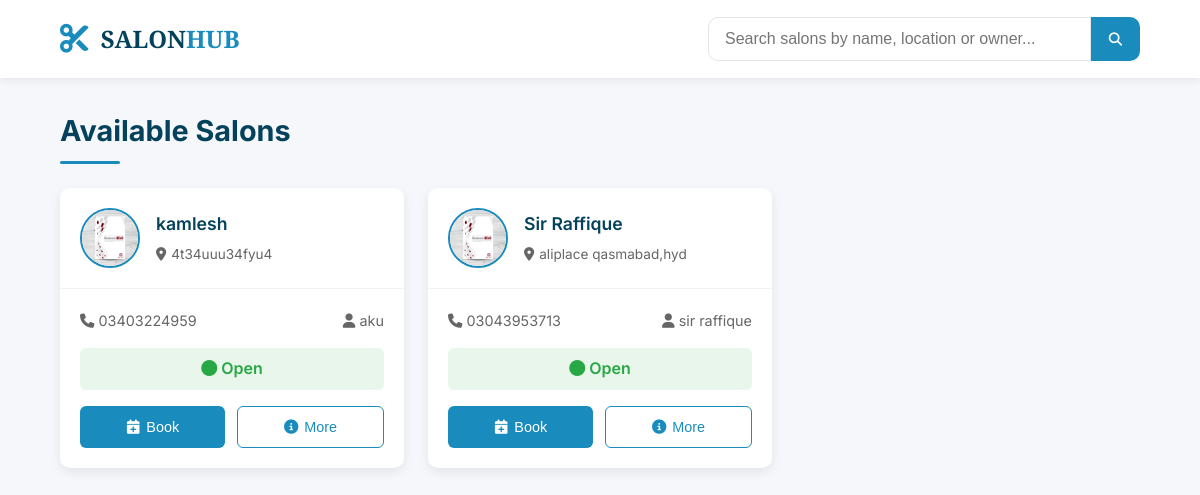
The app's page /user/index.php with its own data.
### tables this page shows
CREATE TABLE `register_shop` (
  `id` int(11) NOT NULL,
  `shop_name` varchar(255) DEFAULT NULL,
  `shop_logo` varchar(255) DEFAULT NULL,
  `shop_address` text DEFAULT NULL,
  `shop_description` text DEFAULT NULL,
  `shop_images` text DEFAULT NULL,
  `owner_name` varchar(255) DEFAULT NULL,
  `owner_photo` varchar(255) DEFAULT NULL,
  `staff_info` text DEFAULT NULL,
  `staff_photos` text DEFAULT NULL,
  `contact_number` varchar(20) DEFAULT NULL,
  `whatsapp_number` varchar(20) DEFAULT NULL,
  `cnic` varchar(20) DEFAULT NULL,
  `email` varchar(255) DEFAULT NULL,
  `latitude` varchar(50) DEFAULT NULL,
  `longitude` varchar(50) DEFAULT NULL,
  `payment_proof` varchar(255) DEFAULT NULL,
  `transaction_id` varchar(255) DEFAULT NULL,
  `created_at` timestamp NOT NULL DEFAULT current_timestamp(),
  `status` enum('pending','approved','rejected') NOT NULL DEFAULT 'pending',
  `admin_notes` text DEFAULT NULL,
  `processed_at` datetime DEFAULT NULL
);

CREATE TABLE `vendor_accounts` (
  `id` int(11) NOT NULL,
  `shop_id` int(11) NOT NULL,
  `username` varchar(50) NOT NULL,
  `password` varchar(255) NOT NULL,
  `created_at` timestamp NOT NULL DEFAULT current_timestamp(),
  `account_date` date NOT NULL,
  `cnic` varchar(15) NOT NULL,
  `shop_status` enum('open','closed') NOT NULL DEFAULT 'closed',
  `status` enum('working','blocked') NOT NULL DEFAULT 'working'
);

### user/index.php (the view, shortened to what this page needs)
<?php
class Database {
    private $host = 'localhost';
    private $user = 'root';
    private $password = '';
    private $dbname = 'saloon';
    private $conn;
    public function __construct() {
        $this->conn = new mysqli($this->host, $this->user, $this->password, $this->dbname);
    }
    public function query($sql, $params = []) {
        $stmt = $this->conn->prepare($sql);
        $stmt->execute();
        return $stmt;
    }
    public function fetchAll($sql, $params = []) {
        $stmt = $this->query($sql, $params);
        $result = $stmt->get_result();
        return $result->fetch_all(MYSQLI_ASSOC);
    }
}
$db = new Database();
$searchTerm = isset($_GET['search']) ? $_GET['search'] : '';
if ($searchTerm) {
    $searchTerm = "%$searchTerm%";
    $shops = $db->fetchAll("SELECT rs.*, va.shop_status FROM register_shop rs
                           JOIN vendor_accounts va ON rs.cnic = va.cnic
                           WHERE va.status = 'working'
                           AND (rs.shop_name LIKE ? OR rs.shop_address LIKE ? OR rs.owner_name LIKE ?)
                           ORDER BY rs.shop_name ASC",
                          [$searchTerm, $searchTerm, $searchTerm]);
} else {
    $shops = $db->fetchAll("SELECT rs.*, va.shop_status FROM register_shop rs
                           JOIN vendor_accounts va ON rs.cnic = va.cnic
                           WHERE va.status = 'working'
                           ORDER BY rs.shop_name ASC");
}
?>
<!DOCTYPE html>
<html lang="en">
<head>
    <link rel="stylesheet" href="https://cdnjs.cloudflare.com/ajax/libs/font-awesome/6.4.0/css/all.min.css">
</head>
<body>
    <div class="header">
        <div class="logo">
            <div class="logo-icon">
                <i class="fas fa-scissors"></i>
            </div>
            <div class="logo-text">
                Salon<span>Hub</span>
            </div>
        </div>
        <div class="search-bar">
            <form action="" method="GET" style="display: flex; width: 100%;">
                <input type="text" name="search" placeholder="Search salons by name, location or owner..."
                       value="<?php echo isset($_GET['search']) ? htmlspecialchars($_GET['search']) : ''; ?>">
                <button type="submit"><i class="fas fa-search"></i></button>
            </form>
        </div>
    </div>
    <div class="main-content">
        <div class="section">
            <h2 class="section-title">Available Salons</h2>
            <?php if (empty($shops)): ?>
                <div style="text-align: center; padding: 40px; color: #666;">
                    <i class="fas fa-store" style="font-size: 3rem; margin-bottom: 15px; color: #ddd;"></i>
                    <p>No salons found matching your search or no salons have been activated yet.</p>
                </div>
            <?php else: ?>
                <div class="shops-grid">
                    <?php foreach ($shops as $shop): ?>
                        <div class="shop-card">
                            <div class="shop-header">
                                <img src="<?php echo !empty($shop['shop_logo']) && file_exists($shop['shop_logo']) ? htmlspecialchars($shop['shop_logo']) : 'https://via.placeholder.com/150'; ?>"
                                     alt="<?php echo htmlspecialchars($shop['shop_name']); ?>" class="shop-logo">
                                <div class="shop-info">
                                    <h3><?php echo htmlspecialchars($shop['shop_name']); ?></h3>
                                    <div class="shop-address">
                                        <i class="fas fa-map-marker-alt"></i>
                                        <span><?php echo htmlspecialchars($shop['shop_address']); ?></span>
                                    </div>
                                </div>
                            </div>
                            <div class="shop-details">
                                <div class="shop-contact">
                                    <span><i class="fas fa-phone"></i> <?php echo htmlspecialchars($shop['contact_number']); ?></span>
                                    <span><i class="fas fa-user"></i> <?php echo htmlspecialchars($shop['owner_name']); ?></span>
                                </div>
                                <div class="shop-status <?php echo $shop['shop_status'] === 'open' ? 'status-open' : 'status-closed'; ?>">
                                    <i class="fas fa-circle"></i> <?php echo ucfirst($shop['shop_status']); ?>
                                </div>
                                <div class="shop-actions">
                                    <button class="book-btn"
                                            onclick="openBookingModal(<?php echo $shop['id']; ?>, '<?php echo addslashes($shop['shop_name']); ?>')"
                                            <?php echo $shop['shop_status'] === 'closed' ? 'disabled' : ''; ?>>
                                        <i class="fas fa-calendar-plus"></i> Book
                                    </button>
                                    <button class="see-more-btn" onclick="getShopDetails('<?php echo $shop['cnic']; ?>')">
                                        <i class="fas fa-info-circle"></i> More
                                    </button>
                                </div>
                            </div>
                        </div>
                    <?php endforeach; ?>
                </div>
            <?php endif; ?>
        </div>
    </div>
</body>
</html>

### user/index.php (style rules this page uses)
:root { --primary: rgb(25, 140, 189); --secondary: #333; --light: #f9f9f9; --dark: rgb(4, 66, 92); --accent: #ff6b6b; --light-bg: #f5f7fa; --card-shadow: 0 4px 12px rgba(0, 0, 0, 0.08); --hover-shadow: 0 8px 20px rgba(0, 0, 0, 0.12); --transition: all 0.3s ease; --radius-sm: 6px; --radius-md: 10px; --radius-lg: 14px; }
* { margin: 0; padding: 0; box-sizing: border-box; }
body { font-family: 'Inter', sans-serif; background-color: var(--light-bg); color: var(--secondary); line-height: 1.6; }
.header { background: white; padding: 16px 5%; box-shadow: 0 2px 10px rgba(0,0,0,0.08); position: sticky; top: 0; z-index: 100; display: flex; justify-content: space-between; align-items: center; }
.logo { display: flex; align-items: center; gap: 12px; }
.logo-icon { font-size: 1.8rem; color: var(--primary); }
.logo-text { font-family: 'Playfair Display', serif; font-size: 1.5rem; font-weight: 900; color: var(--dark); text-transform: uppercase; }
.logo-text span { color: var(--primary); }
.search-bar { display: flex; align-items: center; width: 40%; }
.search-bar input { width: 100%; padding: 12px 16px; border: 1px solid #e1e5e9; border-radius: var(--radius-md) 0 0 var(--radius-md); font-size: 1rem; outline: none; transition: var(--transition); }
.search-bar button { padding: 12px 18px; background: var(--primary); color: white; border: none; border-radius: 0 var(--radius-md) var(--radius-md) 0; cursor: pointer; transition: var(--transition); }
.main-content { padding: 30px 5%; max-width: 1280px; margin: 0 auto; }
.section { margin-bottom: 40px; }
.section-title { font-size: 1.8rem; margin-bottom: 24px; color: var(--dark); font-weight: 700; position: relative; padding-bottom: 10px; }
.section-title::after { content: ''; position: absolute; bottom: 0; left: 0; width: 60px; height: 3px; background: var(--primary); border-radius: 3px; }
.shops-grid { display: grid; grid-template-columns: repeat(auto-fill, minmax(340px, 1fr)); gap: 24px; }
.shop-card { background: white; border-radius: var(--radius-md); overflow: hidden; box-shadow: var(--card-shadow); transition: var(--transition); }
.shop-header { display: flex; align-items: center; padding: 20px; border-bottom: 1px solid #f0f0f0; }
.shop-logo { width: 60px; height: 60px; border-radius: 50%; object-fit: cover; border: 2px solid var(--primary); margin-right: 16px; background: white; }
.shop-info h3 { font-size: 1.1rem; margin-bottom: 6px; color: var(--dark); font-weight: 600; }
.shop-address { color: #666; font-size: 0.85rem; display: flex; align-items: center; gap: 5px; }
.shop-details { padding: 20px; }
.shop-contact { display: flex; justify-content: space-between; margin-bottom: 16px; font-size: 0.9rem; color: #666; }
.shop-status { text-align: center; margin-bottom: 16px; font-weight: 600; padding: 8px 12px; border-radius: var(--radius-sm); background: #f8f9fa; }
.status-open { color: #28a745; background: rgba(40, 167, 69, 0.1); }
.shop-actions { display: flex; gap: 12px; }
.book-btn, .see-more-btn { flex: 1; padding: 12px; border-radius: var(--radius-sm); font-weight: 500; cursor: pointer; transition: var(--transition); text-align: center; font-size: 0.9rem; display: flex; align-items: center; justify-content: center; gap: 6px; }
.book-btn { background: var(--primary); color: white; border: none; }
.see-more-btn { background: white; color: var(--primary); border: 1px solid var(--primary); }

### records on screen
register_shop: shop_logo (picture), shop_name "kamlesh", shop_address "4t34uuu34fyu4", contact_number "03403224959", owner_name "aku", vendor_accounts.shop_status "Open"
register_shop: shop_logo (picture), shop_name "Sir Raffique", shop_address "aliplace qasmabad,hyd", contact_number "03043953713", owner_name "sir raffique", vendor_accounts.shop_status "Open"
